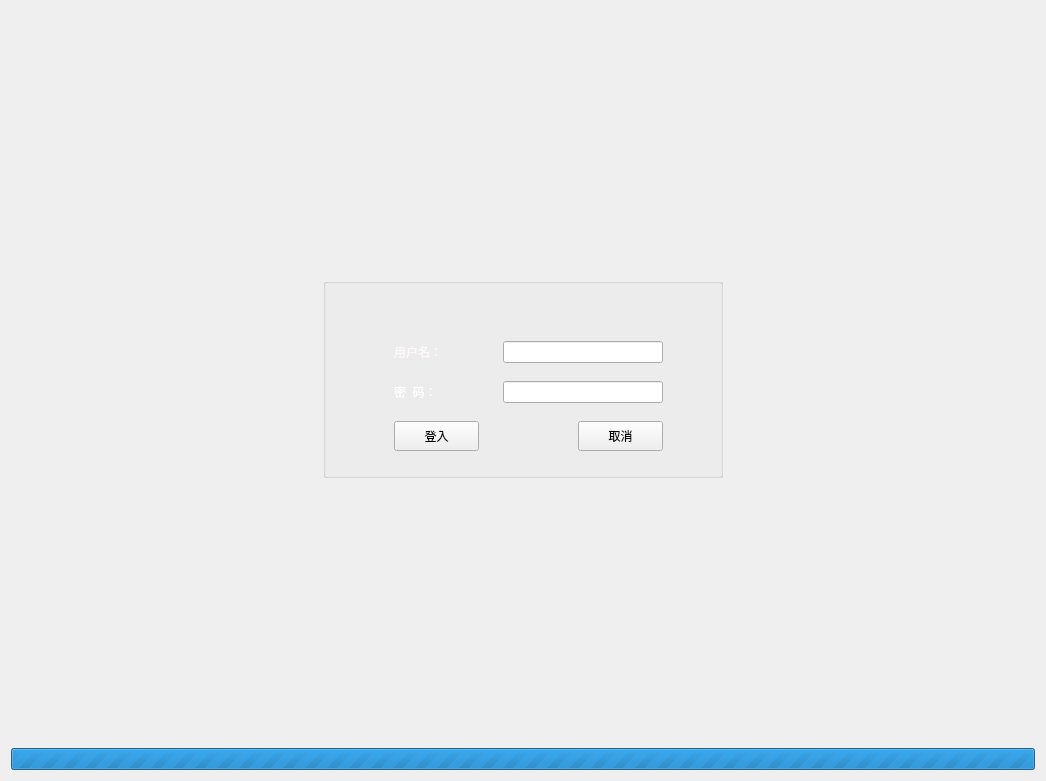
<?xml version="1.0" encoding="UTF-8"?>
<ui version="4.0">
 <class>Login</class>
 <widget class="QWidget" name="Login">
  <property name="geometry">
   <rect>
    <x>0</x>
    <y>0</y>
    <width>1046</width>
    <height>781</height>
   </rect>
  </property>
  <property name="windowTitle">
   <string>Login</string>
  </property>
  <property name="styleSheet">
   <string notr="true">QWidget#Login{
border-image: url(:/resources/icons/login.jpg);
}</string>
  </property>
  <layout class="QVBoxLayout" name="verticalLayout_2">
   <item>
    <widget class="QGroupBox" name="groupBox_2">
     <property name="styleSheet">
      <string notr="true">QObject#groupBox_2{
border: none;

}</string>
     </property>
     <property name="title">
      <string/>
     </property>
     <layout class="QGridLayout" name="gridLayout">
      <item row="1" column="1">
       <widget class="QGroupBox" name="groupBox">
        <property name="minimumSize">
         <size>
          <width>400</width>
          <height>200</height>
         </size>
        </property>
        <property name="title">
         <string/>
        </property>
        <property name="alignment">
         <set>Qt::AlignCenter</set>
        </property>
        <widget class="QWidget" name="layoutWidget">
         <property name="geometry">
          <rect>
           <x>60</x>
           <y>40</y>
           <width>291</width>
           <height>158</height>
          </rect>
         </property>
         <layout class="QVBoxLayout" name="verticalLayout">
          <item>
           <layout class="QHBoxLayout" name="horizontalLayout">
            <item>
             <widget class="QLabel" name="label">
              <property name="styleSheet">
               <string notr="true">color: rgb(255, 249, 252);
font: 11pt &quot;Agency FB&quot;;
</string>
              </property>
              <property name="text">
               <string>用户名：</string>
              </property>
             </widget>
            </item>
            <item>
             <widget class="QLineEdit" name="lineEdit">
              <property name="maximumSize">
               <size>
                <width>160</width>
                <height>16777215</height>
               </size>
              </property>
             </widget>
            </item>
           </layout>
          </item>
          <item>
           <layout class="QHBoxLayout" name="horizontalLayout_2">
            <item>
             <widget class="QLabel" name="label_2">
              <property name="styleSheet">
               <string notr="true">color: rgb(255, 255, 255);
font: 11pt &quot;Agency FB&quot;;</string>
              </property>
              <property name="text">
               <string>密  码：</string>
              </property>
             </widget>
            </item>
            <item>
             <widget class="QLineEdit" name="lineEdit_2">
              <property name="maximumSize">
               <size>
                <width>160</width>
                <height>16777215</height>
               </size>
              </property>
              <property name="inputMethodHints">
               <set>Qt::ImhNone</set>
              </property>
             </widget>
            </item>
           </layout>
          </item>
          <item>
           <layout class="QHBoxLayout" name="horizontalLayout_3">
            <item>
             <widget class="QPushButton" name="btnOk">
              <property name="minimumSize">
               <size>
                <width>85</width>
                <height>30</height>
               </size>
              </property>
              <property name="maximumSize">
               <size>
                <width>85</width>
                <height>30</height>
               </size>
              </property>
              <property name="styleSheet">
               <string notr="true">font: 10pt &quot;Agency FB&quot;;</string>
              </property>
              <property name="text">
               <string>登入</string>
              </property>
             </widget>
            </item>
            <item>
             <spacer name="horizontalSpacer_3">
              <property name="orientation">
               <enum>Qt::Horizontal</enum>
              </property>
              <property name="sizeHint" stdset="0">
               <size>
                <width>40</width>
                <height>20</height>
               </size>
              </property>
             </spacer>
            </item>
            <item>
             <widget class="QPushButton" name="btnCancel">
              <property name="minimumSize">
               <size>
                <width>85</width>
                <height>30</height>
               </size>
              </property>
              <property name="maximumSize">
               <size>
                <width>85</width>
                <height>30</height>
               </size>
              </property>
              <property name="styleSheet">
               <string notr="true">font: 10pt &quot;Agency FB&quot;;</string>
              </property>
              <property name="text">
               <string>取消</string>
              </property>
             </widget>
            </item>
           </layout>
          </item>
         </layout>
        </widget>
       </widget>
      </item>
      <item row="1" column="2">
       <spacer name="horizontalSpacer_2">
        <property name="orientation">
         <enum>Qt::Horizontal</enum>
        </property>
        <property name="sizeHint" stdset="0">
         <size>
          <width>40</width>
          <height>20</height>
         </size>
        </property>
       </spacer>
      </item>
      <item row="1" column="0">
       <spacer name="horizontalSpacer">
        <property name="orientation">
         <enum>Qt::Horizontal</enum>
        </property>
        <property name="sizeHint" stdset="0">
         <size>
          <width>40</width>
          <height>20</height>
         </size>
        </property>
       </spacer>
      </item>
      <item row="0" column="1">
       <spacer name="verticalSpacer_2">
        <property name="orientation">
         <enum>Qt::Vertical</enum>
        </property>
        <property name="sizeHint" stdset="0">
         <size>
          <width>20</width>
          <height>40</height>
         </size>
        </property>
       </spacer>
      </item>
      <item row="2" column="1">
       <spacer name="verticalSpacer">
        <property name="orientation">
         <enum>Qt::Vertical</enum>
        </property>
        <property name="sizeHint" stdset="0">
         <size>
          <width>20</width>
          <height>40</height>
         </size>
        </property>
       </spacer>
      </item>
     </layout>
    </widget>
   </item>
   <item>
    <widget class="QProgressBar" name="progressBar">
     <property name="maximum">
      <number>0</number>
     </property>
     <property name="value">
      <number>-1</number>
     </property>
    </widget>
   </item>
  </layout>
 </widget>
 <layoutdefault spacing="6" margin="11"/>
 <resources>
  <include location="ciwa.qrc"/>
 </resources>
 <connections/>
</ui>
